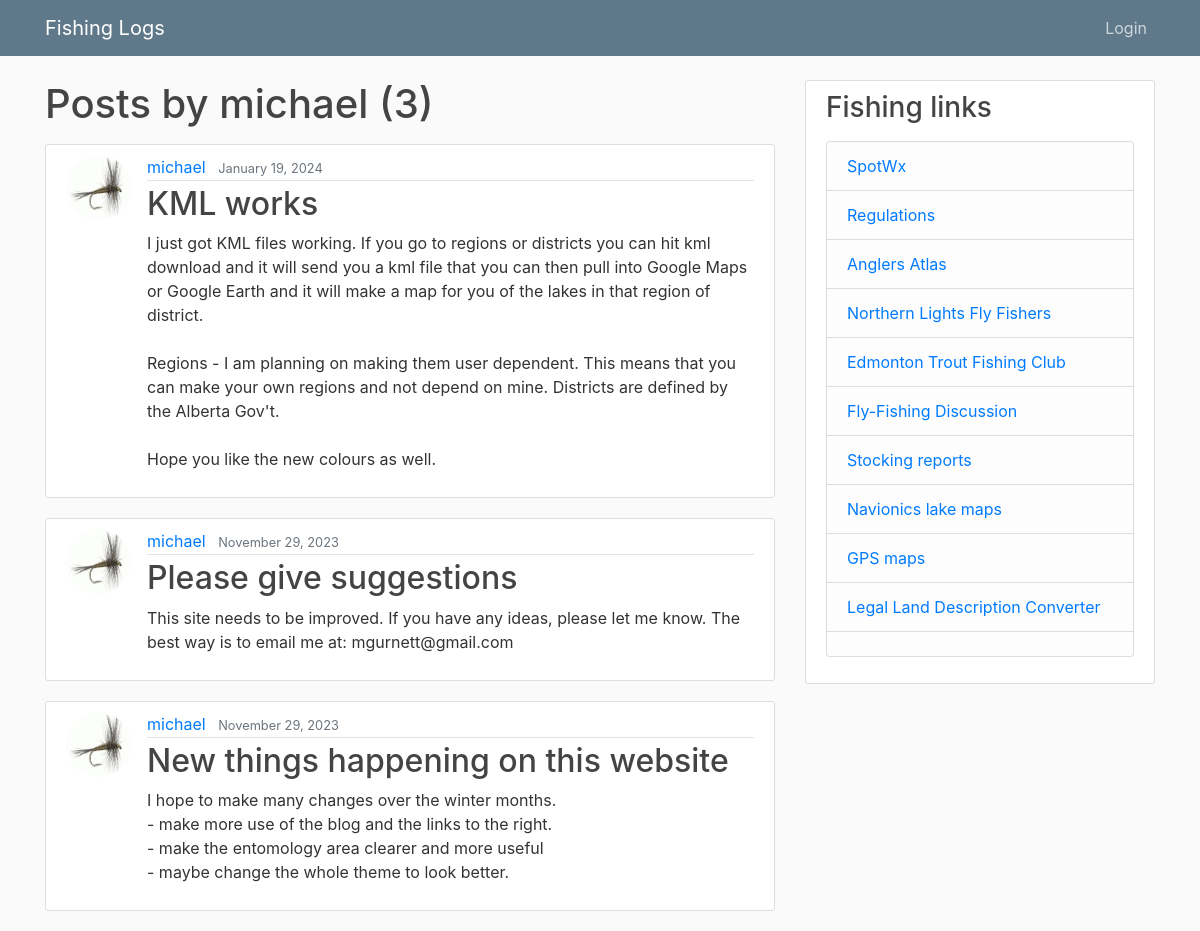
The page /blog/user/michael on the database as committed earlier.
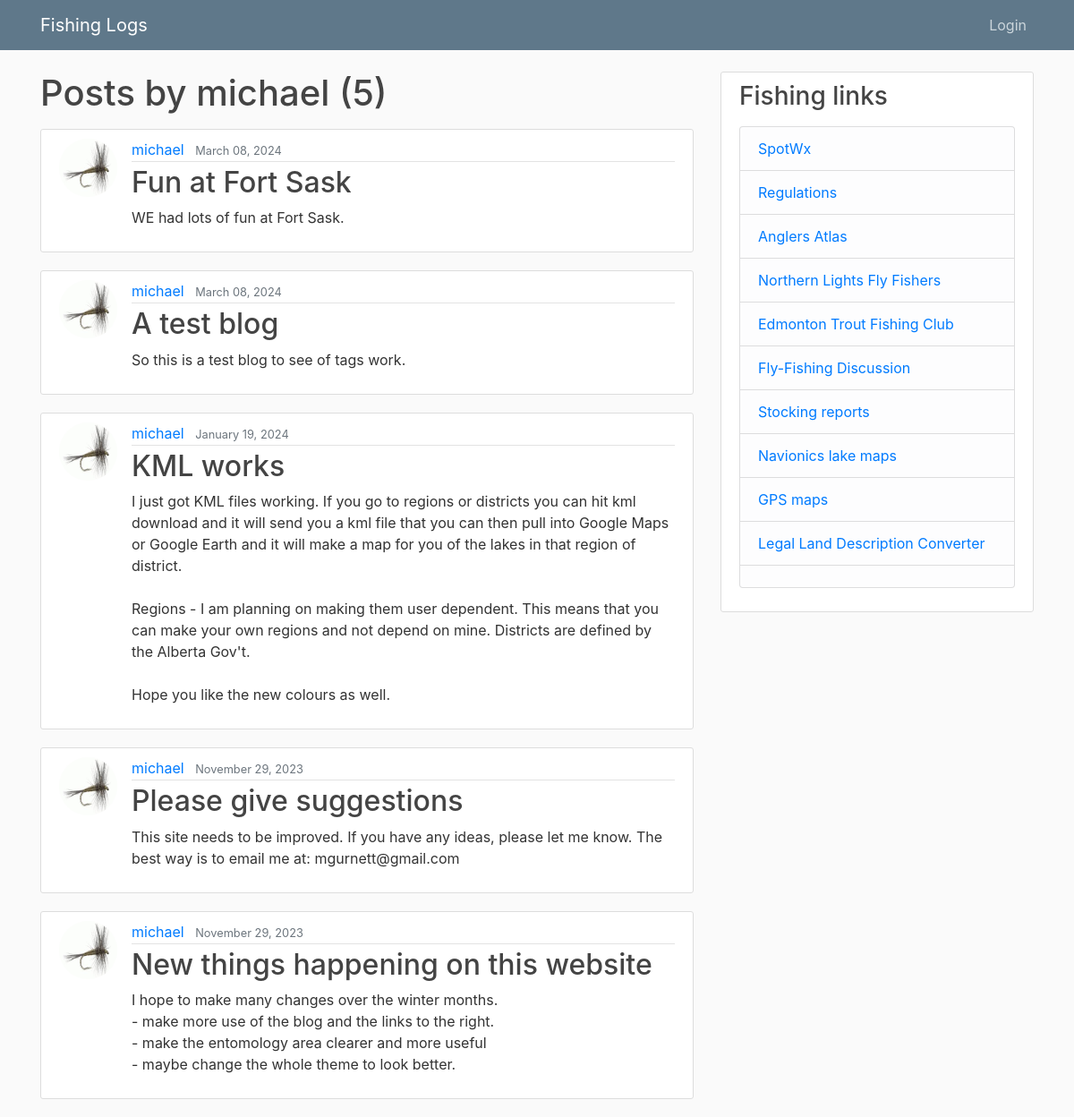
The same page on the database as committed later.
### blog/models.py (models this page shows, shortened)
class Post(models.Model):
    title = models.CharField(max_length=100)
    content = RichTextField (blank=True, null=True)
    date_posted = models.DateTimeField(default=timezone.now)
    author = models.ForeignKey(User, on_delete=models.CASCADE)
    tags = TaggableManager(blank=True)

### users/models.py (models this page shows, shortened)
class Profile(models.Model):
    user = models.OneToOneField(User, on_delete=models.CASCADE)
    image = models.ImageField(default='default.jpg', upload_to='profile_pics')

### blog/views.py (the view)
# urls.py: path('user/<str:username>', UserPostListView.as_view(), name='user-posts'),
class UserPostListView(ListView):
    model = Post
    template_name = 'blog/user_posts.html'  # <app>/<model>_<viewtype>.html
    context_object_name = 'posts'
    paginate_by = 5
    def get_queryset(self):
        user = get_object_or_404(User, username=self.kwargs.get('username'))
        return Post.objects.filter(author=user).order_by('-date_posted')

### blog/templates/blog/user_posts.html (shortened to what this page needs)
{% extends "blog/base.html" %}
{% block content %}
    <h1 class="mb-3">Posts by {{ view.kwargs.username }} ({{ page_obj.paginator.count }})</h1>
    {% for post in posts %}
        <article class="media content-section">
          <img class="rounded-circle article-img" src="{{ post.author.profile.image.url }}">
          <div class="media-body">
            <div class="article-metadata">
              <a class="mr-2" href="{% url 'user-posts' post.author.username %}">{{ post.author }}</a>
              <small class="text-muted">{{ post.date_posted|date:"F d, Y" }}</small>
            </div>
            <h2><a class="article-title" href="{% url 'post-detail' post.id %}">{{ post.title }}</a></h2>
            <p class="article-content">{{ post.content }}</p>
          </div>
        </article>
    {% endfor %}
{% endblock content %}

Rows that differ between the two databases and show on the page:
added Post: author.profile.image (placeholder picture), author "michael", date_posted "March 08, 2024", title "Fun at Fort Sask", content "WE had lots of fun at Fort Sask."
added Post: author.profile.image (placeholder picture), author "michael", date_posted "March 08, 2024", title "A test blog", content "So this is a test blog to see of tags work."
Other text that changed with them:
{{ page_obj.paginator.count }}: "3" → "5"
